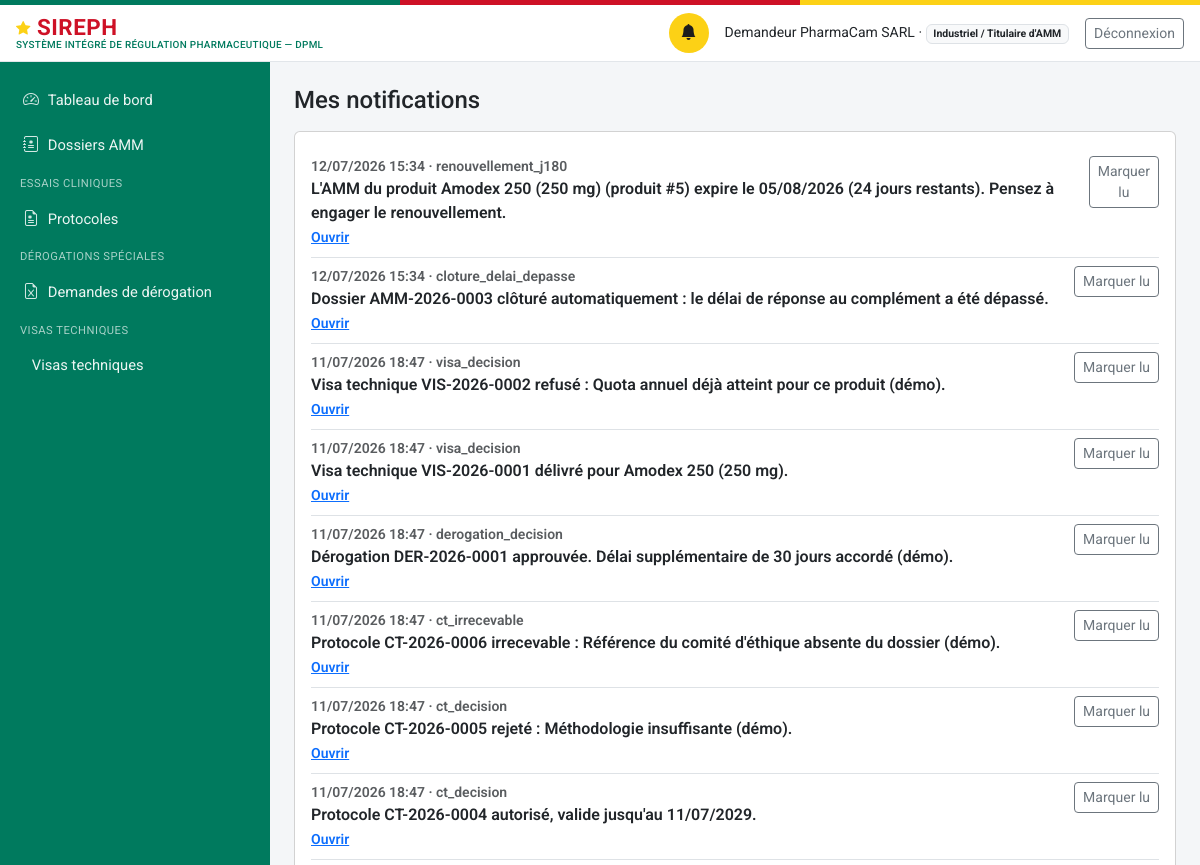
The app's page /notifications (signed in, upper part), older data.
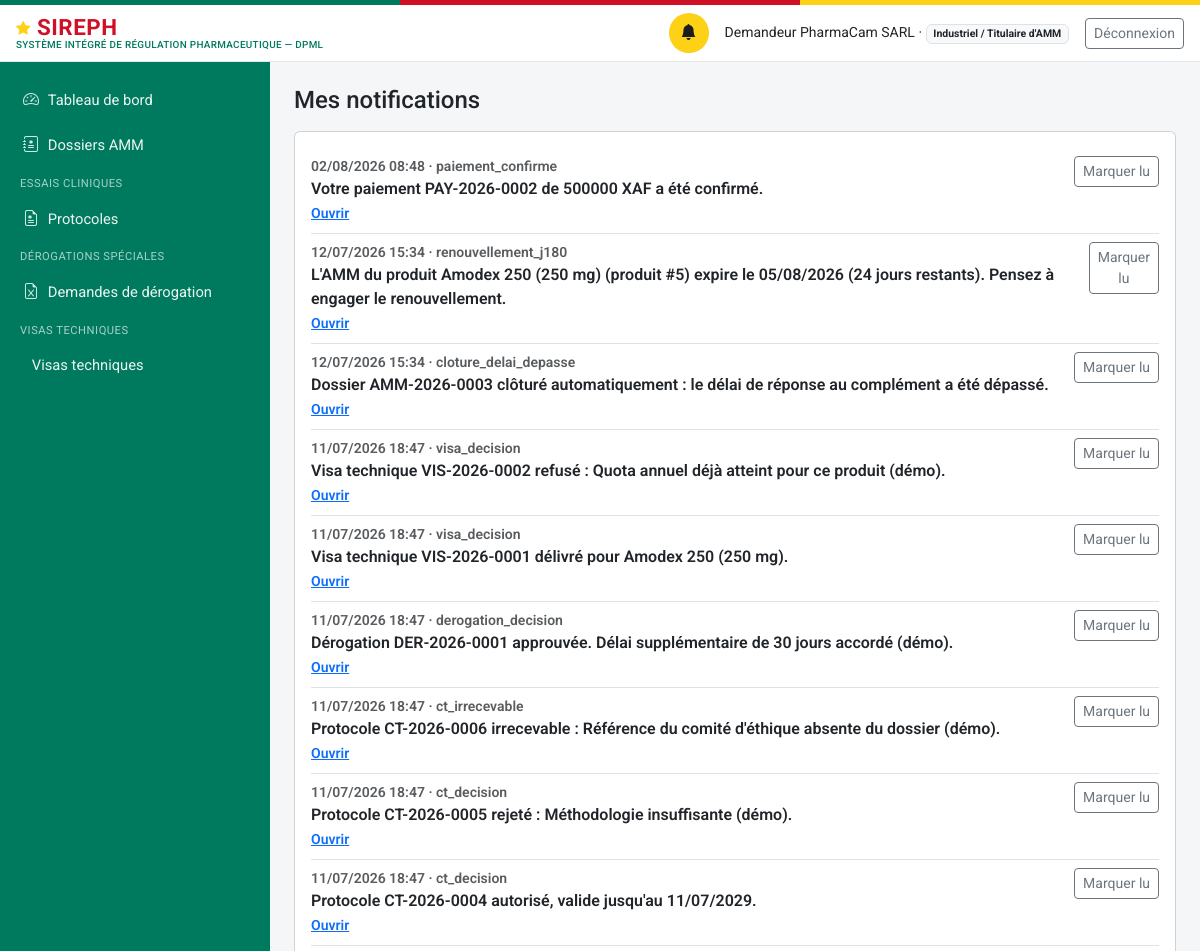
The same page, newer data.
### models.py (models this page shows, shortened)
class Personne(db.Model):
    id = db.Column(db.Integer, primary_key=True)
    nom_complet = db.Column(db.String(200), nullable=False)
    email = db.Column(db.String(150), unique=True, nullable=False)  # identifiant de connexion
    password_hash = db.Column(db.String(255), nullable=False)
    role_systeme = db.Column(db.String(50), nullable=False)
    etablissement_rattachement_id = db.Column(db.Integer, db.ForeignKey("etablissement.id"), nullable=True)
    contact = db.Column(db.String(200))
    statut_compte = db.Column(db.String(20), nullable=False, default="actif")
    date_creation = db.Column(db.DateTime, default=datetime.utcnow)
    etablissement = db.relationship("Etablissement", foreign_keys=[etablissement_rattachement_id])
    @property
    def role_label(self):
        from permissions import ROLES
        return ROLES.get(self.role_systeme, self.role_systeme)

class Notification(db.Model):
    id = db.Column(db.Integer, primary_key=True)
    destinataire_id = db.Column(db.Integer, db.ForeignKey("personne.id"), nullable=False, index=True)
    type = db.Column(db.String(60), nullable=False)
    contenu = db.Column(db.Text, nullable=False)
    statut_lecture = db.Column(db.String(10), nullable=False, default="non_lue")  # non_lue | lue
    date_creation = db.Column(db.DateTime, default=datetime.utcnow)
    lien = db.Column(db.String(300), nullable=True)
    destinataire = db.relationship("Personne", foreign_keys=[destinataire_id])

### app.py (the view)
@app.route("/notifications")
@login_required
def notifications_liste():
    notifs = Notification.query.filter_by(destinataire_id=current_user().id) \
        .order_by(Notification.date_creation.desc()).all()
    return render_template("notifications.html", notifications=notifs)

### auth.py (called while the page is built)
def current_user():
    uid = session.get("user_id")
    if not uid:
        return None
    return db.session.get(Personne, uid)

def login_required(view):
    @wraps(view)
    def wrapped(*a, **kw):
        if not current_user():
            return redirect(url_for("login", next=request.path))
        return view(*a, **kw)
    return wrapped

### templates/notifications.html (shortened to what this page needs)
{% extends "base.html" %}
{% block content %}
<h4 class="mb-3">Mes notifications</h4>
<div class="card">
  <div class="card-body">
    {% for n in notifications %}
      <div class="d-flex justify-content-between align-items-start border-bottom py-2 {{ '' if n.statut_lecture=='lue' else 'fw-semibold' }}">
        <div>
          <div class="small text-muted">{{ n.date_creation.strftime('%d/%m/%Y %H:%M') }} · {{ n.type }}</div>
          <div>{{ n.contenu }}</div>
          {% if n.lien %}<a href="{{ n.lien }}" class="small">Ouvrir</a>{% endif %}
        </div>
        {% if n.statut_lecture == "non_lue" %}
        <form method="post" action="{{ url_for('notification_lire', id=n.id) }}">
          <button class="btn btn-sm btn-outline-secondary">Marquer lu</button>
        </form>
        {% else %}
        <span class="badge bg-light text-dark">Lue</span>
        {% endif %}
      </div>
    {% else %}
      <div class="text-muted">Aucune notification ne correspond à ces critères.</div>
    {% endfor %}
  </div>
</div>
{% endblock %}

### templates/base.html (shortened to what this page needs)
<!doctype html>
<html lang="fr">
<head>
<link href="https://cdn.jsdelivr.net/npm/bootstrap@5.3.3/dist/css/bootstrap.min.css" rel="stylesheet">
<link href="https://cdn.jsdelivr.net/npm/bootstrap-icons@1.11.3/font/bootstrap-icons.css" rel="stylesheet">
<link href="{{ url_for('static', filename='css/style.css') }}" rel="stylesheet">
</head>
<body>
<div class="sireph-flagbar" aria-hidden="true"><span></span><span></span><span></span></div>
<header class="sireph-topbar">
  <div class="container-fluid px-3 py-2 d-flex align-items-center justify-content-between">
    <div class="d-flex align-items-center gap-2">
      <a class="sireph-brand" href="{{ current_user and url_for('dashboard') or url_for('login') }}">
        <i class="bi bi-star-fill"></i> SIREPH
        <small>Système Intégré de Régulation Pharmaceutique — DPML</small>
      </a>
    </div>
    {% if current_user %}
    <div class="d-flex align-items-center gap-3">
      <a href="{{ url_for('notifications_liste') }}" class="sireph-icon-btn" title="Notifications" aria-label="Notifications">
        <i class="bi bi-bell-fill"></i>
      </a>
      <span class="small d-none d-md-inline">{{ current_user.nom_complet }} ·
        <span class="badge bg-light text-dark border">{{ current_user.role_label }}</span></span>
      <a href="{{ url_for('logout') }}" class="btn btn-sm btn-outline-secondary">Déconnexion</a>
    </div>
    {% endif %}
  </div>
</header>
<div class="sireph-layout">
  {% if current_user %}
  <nav id="sireph-sidebar" class="offcanvas-lg offcanvas-start sireph-sidebar" tabindex="-1"
       aria-label="Navigation principale">
    <div class="offcanvas-body d-flex flex-column p-0">
      <ul class="nav nav-pills flex-column">
        <li class="nav-item">
          <a class="nav-link {{ 'active' if request.path == '/' }}" href="{{ url_for('dashboard') }}">
            <i class="bi bi-speedometer2"></i> Tableau de bord</a>
        </li>
        {% if current_user.role_systeme != "demandeur_externe" or demandeur_a_amm %}
        <li class="nav-item">
          <a class="nav-link {{ 'active' if '/dossiers' in request.path }}" href="{{ url_for('dossiers_registre') }}">
            <i class="bi bi-journal-medical"></i> Dossiers AMM</a>
        </li>
        {% endif %}
        {% if current_user.role_systeme in ("administrateur_dpml", "agent_dros", "directeur_dpml") or (current_user.role_systeme == "demandeur_externe" and demandeur_a_ct) %}
        <div class="sireph-sidebar-section">Essais cliniques</div>
        <li class="nav-item">
          <a class="nav-link {{ 'active' if request.path == url_for('ct.registre') }}" href="{{ url_for('ct.registre') }}">
            <i class="bi bi-file-earmark-medical"></i> Protocoles</a>
        </li>
        {% endif %}
        {% if current_user.role_systeme in ("administrateur_dpml", "directeur_dpml") or (current_user.role_systeme == "demandeur_externe" and demandeur_a_derogations) %}
        <div class="sireph-sidebar-section">Dérogations spéciales</div>
        <li class="nav-item">
          <a class="nav-link {{ 'active' if request.path == url_for('derogation.registre') }}" href="{{ url_for('derogation.registre') }}">
            <i class="bi bi-file-earmark-excel"></i> Demandes de dérogation</a>
        </li>
        {% endif %}
        {% if current_user.role_systeme in ("administrateur_dpml", "directeur_dpml") or (current_user.role_systeme == "demandeur_externe" and demandeur_a_visas) %}
        <div class="sireph-sidebar-section">Visas techniques</div>
        <li class="nav-item">
          <a class="nav-link {{ 'active' if request.path == url_for('visas.registre') }}" href="{{ url_for('visas.registre') }}">
             Visas techniques</a>
        </li>
        {% endif %}
      </ul>
    </div>
  </nav>
  {% endif %}
  <main id="contenu-principal" class="sireph-content">
    {% block content %}{% endblock %}
  </main>
</div>
</body>
</html>

### static/css/style.css (style rules this page uses)
:root { --cm-green: #007a5e; --cm-green-dark: #00553f; --cm-red: #ce1126; --cm-yellow: #fcd116; }
body { background-color: #f4f6f8; font-family: "Roboto", -apple-system, BlinkMacSystemFont, "Segoe UI", Arial, sans-serif; }
.sireph-flagbar { height: 5px; display: flex; }
.sireph-flagbar span { flex: 1 1 0; }
.sireph-flagbar span:nth-child(1) { background-color: var(--cm-green); }
.sireph-flagbar span:nth-child(2) { background-color: var(--cm-red); }
.sireph-flagbar span:nth-child(3) { background-color: var(--cm-yellow); }
.sireph-topbar { background-color: #ffffff; border-bottom: 1px solid #e2e6ea; }
.sireph-brand { font-weight: 700; font-size: 1.4rem; color: var(--cm-red); letter-spacing: 0.5px; text-decoration: none; line-height: 1.1; }
.sireph-brand .bi-star-fill { color: var(--cm-yellow); font-size: 0.9rem; vertical-align: 2px; }
.sireph-brand small { display: block; font-size: 0.62rem; font-weight: 500; color: var(--cm-green); letter-spacing: 0.3px; text-transform: uppercase; }
.sireph-icon-btn { width: 40px; height: 40px; border-radius: 50%; display: inline-flex; align-items: center; justify-content: center; color: #1c1c1c; background-color: var(--cm-yellow); border: none; text-decoration: none; }
.sireph-layout { display: flex; align-items: stretch; min-height: calc(100vh - 63px); }
.sireph-sidebar { background-color: var(--cm-green) !important; width: 270px; flex-shrink: 0; padding: 1rem 0; }
.sireph-sidebar .nav-link { color: rgba(255, 255, 255, 0.92); padding: 0.65rem 1.25rem; border-left: 3px solid transparent; border-radius: 0; font-size: 0.92rem; display: flex; align-items: center; gap: 0.55rem; }
.sireph-sidebar .nav-link i { font-size: 1rem; opacity: 0.9; }
.sireph-sidebar .sireph-sidebar-section { color: rgba(255, 255, 255, 0.65); font-size: 0.7rem; text-transform: uppercase; letter-spacing: 0.5px; padding: 0.5rem 1.25rem 0.25rem; }
.sireph-content { flex: 1 1 auto; min-width: 0; padding: 1.5rem; }

Row changes from the older to the newer data that the page shows:
added Notification: date_creation "02/08/2026 08:48", type "paiement_confirme", contenu "Votre paiement PAY-2026-0002 de 500000 XAF a été confirmé."
